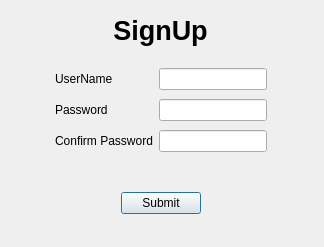
<?xml version="1.0" encoding="UTF-8"?>
<ui version="4.0">
 <class>Signup</class>
 <widget class="QDialog" name="Signup">
  <property name="geometry">
   <rect>
    <x>0</x>
    <y>0</y>
    <width>324</width>
    <height>247</height>
   </rect>
  </property>
  <property name="windowTitle">
   <string>Dialog</string>
  </property>
  <widget class="QWidget" name="horizontalLayoutWidget">
   <property name="geometry">
    <rect>
     <x>0</x>
     <y>160</y>
     <width>321</width>
     <height>87</height>
    </rect>
   </property>
   <layout class="QHBoxLayout" name="horizontalLayout">
    <property name="spacing">
     <number>8</number>
    </property>
    <property name="sizeConstraint">
     <enum>QLayout::SetDefaultConstraint</enum>
    </property>
    <item>
     <spacer name="horizontalSpacer">
      <property name="orientation">
       <enum>Qt::Horizontal</enum>
      </property>
      <property name="sizeHint" stdset="0">
       <size>
        <width>40</width>
        <height>20</height>
       </size>
      </property>
     </spacer>
    </item>
    <item>
     <widget class="QPushButton" name="submit">
      <property name="sizePolicy">
       <sizepolicy hsizetype="Fixed" vsizetype="Fixed">
        <horstretch>0</horstretch>
        <verstretch>0</verstretch>
       </sizepolicy>
      </property>
      <property name="text">
       <string>Submit</string>
      </property>
     </widget>
    </item>
    <item>
     <spacer name="horizontalSpacer_2">
      <property name="orientation">
       <enum>Qt::Horizontal</enum>
      </property>
      <property name="sizeHint" stdset="0">
       <size>
        <width>40</width>
        <height>20</height>
       </size>
      </property>
     </spacer>
    </item>
   </layout>
  </widget>
  <widget class="QLabel" name="label">
   <property name="geometry">
    <rect>
     <x>0</x>
     <y>0</y>
     <width>321</width>
     <height>61</height>
    </rect>
   </property>
   <property name="sizePolicy">
    <sizepolicy hsizetype="Preferred" vsizetype="Preferred">
     <horstretch>0</horstretch>
     <verstretch>0</verstretch>
    </sizepolicy>
   </property>
   <property name="font">
    <font>
     <pointsize>20</pointsize>
     <bold>true</bold>
    </font>
   </property>
   <property name="text">
    <string>SignUp</string>
   </property>
   <property name="alignment">
    <set>Qt::AlignCenter</set>
   </property>
  </widget>
  <widget class="QWidget" name="gridLayoutWidget">
   <property name="geometry">
    <rect>
     <x>0</x>
     <y>60</y>
     <width>321</width>
     <height>102</height>
    </rect>
   </property>
   <layout class="QGridLayout" name="gridLayout_2">
    <property name="sizeConstraint">
     <enum>QLayout::SetDefaultConstraint</enum>
    </property>
    <property name="topMargin">
     <number>5</number>
    </property>
    <property name="bottomMargin">
     <number>5</number>
    </property>
    <item row="0" column="1">
     <widget class="QLabel" name="label_3">
      <property name="text">
       <string>UserName</string>
      </property>
     </widget>
    </item>
    <item row="1" column="1">
     <widget class="QLabel" name="label_5">
      <property name="text">
       <string>Password</string>
      </property>
     </widget>
    </item>
    <item row="0" column="3">
     <spacer name="horizontalSpacer_4">
      <property name="orientation">
       <enum>Qt::Horizontal</enum>
      </property>
      <property name="sizeHint" stdset="0">
       <size>
        <width>40</width>
        <height>20</height>
       </size>
      </property>
     </spacer>
    </item>
    <item row="0" column="0">
     <spacer name="horizontalSpacer_3">
      <property name="orientation">
       <enum>Qt::Horizontal</enum>
      </property>
      <property name="sizeHint" stdset="0">
       <size>
        <width>40</width>
        <height>20</height>
       </size>
      </property>
     </spacer>
    </item>
    <item row="0" column="2">
     <widget class="QLineEdit" name="newUserName"/>
    </item>
    <item row="2" column="1">
     <widget class="QLabel" name="label_6">
      <property name="text">
       <string>Confirm Password</string>
      </property>
     </widget>
    </item>
    <item row="2" column="2">
     <widget class="QLineEdit" name="newPassword"/>
    </item>
    <item row="1" column="2">
     <widget class="QLineEdit" name="confrimPassword"/>
    </item>
   </layout>
  </widget>
 </widget>
 <resources/>
 <connections/>
</ui>
